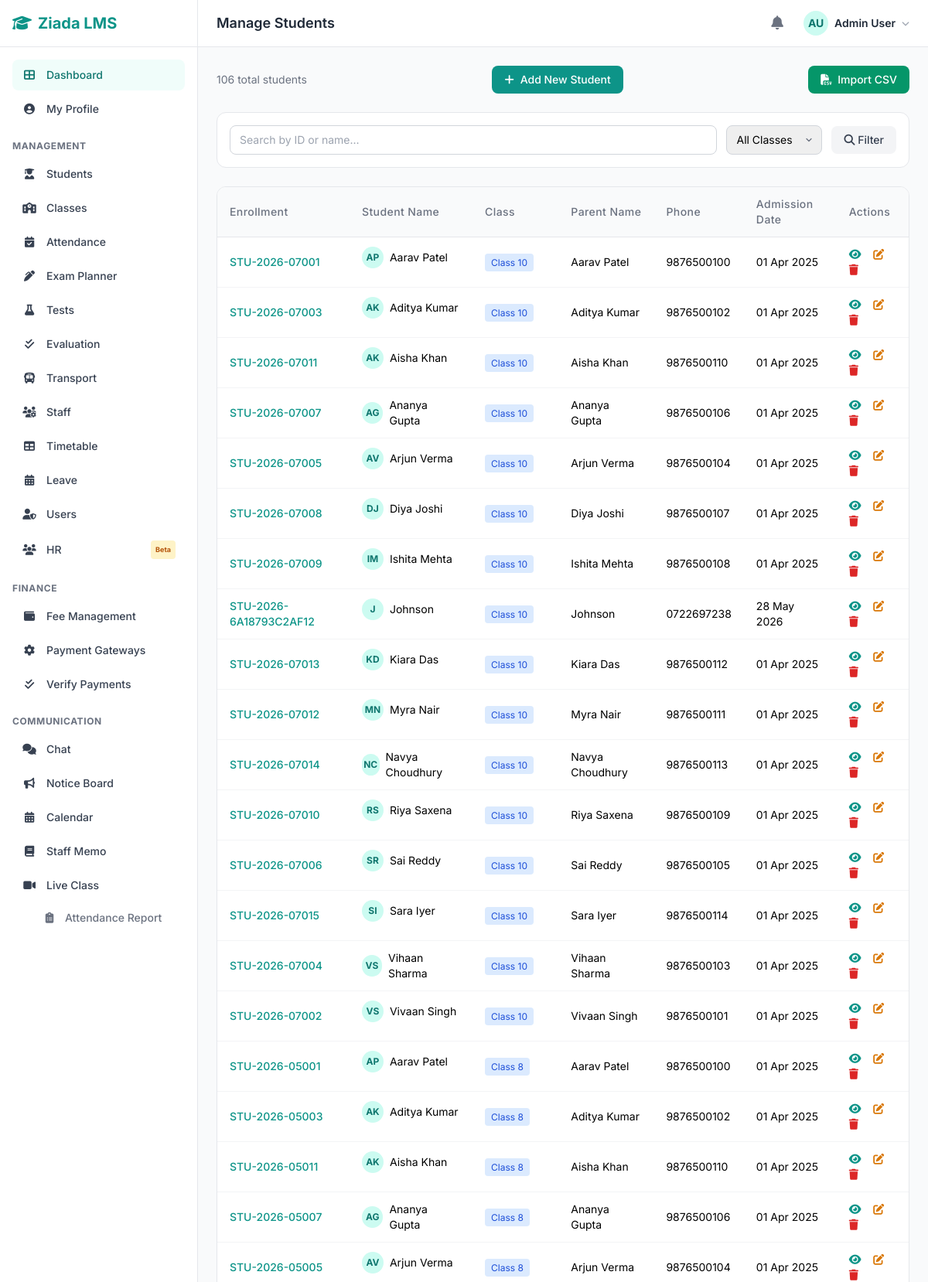
/modules/students/index.php (signed in, upper part), run on the app's committed database.
### tables this page shows
CREATE TABLE `users` (
  `id` int(11) NOT NULL,
  `username` varchar(50) NOT NULL,
  `email` varchar(100) NOT NULL,
  `password` varchar(255) NOT NULL,
  `full_name` varchar(100) NOT NULL,
  `phone` varchar(20) DEFAULT NULL,
  `role` enum('admin','teacher','student') NOT NULL DEFAULT 'student',
  `avatar` varchar(255) DEFAULT NULL,
  `is_active` tinyint(1) DEFAULT 1,
  `created_at` timestamp NOT NULL DEFAULT current_timestamp(),
  `updated_at` timestamp NOT NULL DEFAULT current_timestamp() ON UPDATE current_timestamp()
);

CREATE TABLE `students` (
  `id` int(11) NOT NULL,
  `user_id` int(11) DEFAULT NULL,
  `class_id` int(11) DEFAULT NULL,
  `enrollment_id` varchar(50) NOT NULL,
  `admission_date` date DEFAULT NULL,
  `date_of_birth` date DEFAULT NULL,
  `gender` enum('male','female','other') DEFAULT NULL,
  `blood_group` varchar(5) DEFAULT NULL,
  `address` text DEFAULT NULL,
  `city` varchar(100) DEFAULT NULL,
  `state` varchar(100) DEFAULT NULL,
  `pincode` varchar(10) DEFAULT NULL,
  `parent_name` varchar(100) DEFAULT NULL,
  `parent_phone` varchar(20) DEFAULT NULL,
  `parent_email` varchar(100) DEFAULT NULL,
  `guardian_name` varchar(100) DEFAULT NULL,
  `guardian_phone` varchar(20) DEFAULT NULL,
  `is_active` tinyint(1) DEFAULT 1,
  `created_at` timestamp NOT NULL DEFAULT current_timestamp()
);

CREATE TABLE `classes` (
  `id` int(11) NOT NULL,
  `name` varchar(100) NOT NULL,
  `category` varchar(50) NOT NULL,
  `section` varchar(10) DEFAULT NULL,
  `description` text DEFAULT NULL,
  `is_active` tinyint(1) DEFAULT 1,
  `created_at` timestamp NOT NULL DEFAULT current_timestamp()
);

### config/database.php (called while the page is built, shortened)
<?php
function db_connect() {
    $conn = new mysqli(DB_HOST, DB_USER, DB_PASS, DB_NAME);
    $conn->set_charset("utf8mb4");
    return $conn;
}
function db_query($sql, $params = []) {
    $conn = db_connect();
    if (!empty($params)) {
        $stmt = $conn->prepare($sql);
        if ($stmt) {
            $types = '';
            foreach ($params as $p) {
                if (is_int($p)) $types .= 'i';
                elseif (is_double($p)) $types .= 'd';
                else $types .= 's';
            }
            $stmt->bind_param($types, ...$params);
            $stmt->execute();
            $result = $stmt->get_result();
            return $result;
        }
    }
    $result = $conn->query($sql);
    return $result;
}
function db_get_row($sql, $params = []) {
    $result = db_query($sql, $params);
    return $result ? $result->fetch_assoc() : null;
}
function db_get_all($sql, $params = []) {
    $result = db_query($sql, $params);
    return $result ? $result->fetch_all(MYSQLI_ASSOC) : [];
}

### includes/session.php (called while the page is built, shortened)
<?php
require_once __DIR__ . '/../config/database.php';
function has_role(...$roles) {
    foreach ($roles as $role) {
        if (isset($_SESSION['user_role']) && $_SESSION['user_role'] === $role) return true;
    }
    return false;
}

### modules/students/index.php (the view, shortened to what this page needs)
<?php
require_once __DIR__ . '/../../includes/session.php';
require_once __DIR__ . '/../../includes/functions.php';
$search = $_GET['search'] ?? '';
$where = "WHERE 1=1";
$params = [];
$students = db_get_all("SELECT s.*, c.name as class_name, c.section as class_section FROM students s LEFT JOIN classes c ON s.class_id = c.id $where ORDER BY c.name, c.section, s.parent_name", $params);
include __DIR__ . '/../../includes/header.php';
?>
<div class="flex items-center justify-between mb-6">
    <div>
        <p class="text-sm text-gray-500"><?= count($students) ?> total students</p>
    </div>
    <?php if (has_role('admin')): ?>
    <a href="create.php" class="bg-teal-600 text-white px-4 py-2 rounded-lg text-sm font-medium hover:bg-teal-700 transition flex items-center gap-2">
        <i class="fas fa-plus"></i> Add New Student
    </a>
    <a href="import.php" class="bg-emerald-600 text-white px-4 py-2 rounded-lg text-sm font-medium hover:bg-emerald-700 transition flex items-center gap-2">
        <i class="fas fa-file-csv"></i> Import CSV
    </a>
    <?php endif; ?>
</div>
<div class="bg-white rounded-xl border border-gray-200 p-4 mb-6">
    <form method="GET" class="flex flex-wrap items-center gap-3">
        <div class="flex-1 min-w-[200px]">
            <input type="text" name="search" value="<?= sanitize($search) ?>" placeholder="Search by ID or name..."
                   class="w-full border border-gray-300 rounded-lg px-3 py-2 text-sm focus:ring-2 focus:ring-teal-500 outline-none">
        </div>
        <select name="class_id" class="border border-gray-300 rounded-lg px-3 py-2 text-sm focus:ring-2 focus:ring-teal-500 outline-none" onchange="this.form.submit()">
            <option value="">All Classes</option>
        </select>
        <button type="submit" class="bg-gray-100 text-gray-700 px-4 py-2 rounded-lg text-sm font-medium hover:bg-gray-200 transition">
            <i class="fas fa-search"></i> Filter
        </button>
    </form>
</div>
<div class="bg-white rounded-xl border border-gray-200 overflow-hidden">
    <table class="w-full text-sm">
        <thead>
            <tr class="bg-gray-50 border-b border-gray-200">
                <th class="text-left py-3 px-4 font-medium text-gray-500">Enrollment</th>
                <th class="text-left py-3 px-4 font-medium text-gray-500">Student Name</th>
                <th class="text-left py-3 px-4 font-medium text-gray-500">Class</th>
                <th class="text-left py-3 px-4 font-medium text-gray-500">Parent Name</th>
                <th class="text-left py-3 px-4 font-medium text-gray-500">Phone</th>
                <th class="text-left py-3 px-4 font-medium text-gray-500">Admission Date</th>
                <?php if (has_role('admin')): ?><th class="text-left py-3 px-4 font-medium text-gray-500">Actions</th><?php endif; ?>
            </tr>
        </thead>
        <tbody>
            <?php if (empty($students)): ?>
            <tr><td colspan="<?= has_role('admin') ? 7 : 6 ?>" class="py-12 text-center text-gray-400">
                <i class="fas fa-user-graduate text-4xl mb-3 block text-gray-300"></i>
                No students found.<?php if (has_role('admin')): ?> <a href="create.php" class="text-teal-600 hover:underline">Add your first student</a><?php endif; ?>
            </td></tr>
            <?php else: ?>
            <?php foreach ($students as $s): ?>
            <tr class="border-b border-gray-100 hover:bg-gray-50">
                <td class="py-3 px-4 font-medium text-teal-600"><?= sanitize($s['enrollment_id']) ?></td>
                <td class="py-3 px-4 flex items-center gap-2">
                    <?php if (!empty($s['profile_image'])): ?>
                        <img src="<?= upload_url($s['profile_image'], 'students') ?>" class="w-7 h-7 rounded-full object-cover">
                    <?php else: ?>
                        <span class="w-7 h-7 rounded-full bg-teal-100 flex items-center justify-center text-xs font-bold text-teal-700"><?= get_avatar($s['parent_name'] ?? 'S') ?></span>
                    <?php endif; ?>
                    <?= sanitize($s['parent_name'] ?? 'N/A') ?>
                </td>
                <td class="py-3 px-4"><span class="bg-blue-100 text-blue-700 text-xs px-2 py-1 rounded"><?= sanitize($s['class_name'] ?? 'N/A') ?><?= !empty($s['class_section']) ? ' · ' . sanitize($s['class_section']) : '' ?></span></td>
                <td class="py-3 px-4"><?= sanitize($s['parent_name'] ?? 'N/A') ?></td>
                <td class="py-3 px-4"><?= sanitize($s['parent_phone'] ?? 'N/A') ?></td>
                <td class="py-3 px-4"><?= $s['admission_date'] ? format_date($s['admission_date']) : 'N/A' ?></td>
                <?php if (has_role('admin')): ?>
                <td class="py-3 px-4">
                    <a href="view.php?id=<?= $s['id'] ?>" class="text-teal-600 hover:text-teal-800 mr-3" title="View"><i class="fas fa-eye"></i></a>
                    <a href="edit.php?id=<?= $s['id'] ?>" class="text-amber-600 hover:text-amber-800 mr-3" title="Edit"><i class="fas fa-edit"></i></a>
                    <a href="delete.php?id=<?= $s['id'] ?>" class="text-red-600 hover:text-red-800" title="Delete" data-confirm="Delete this student?"><i class="fas fa-trash"></i></a>
                </td>
                <?php endif; ?>
            </tr>
            <?php endforeach; ?>
            <?php endif; ?>
        </tbody>
    </table>
</div>
<?php include __DIR__ . '/../../includes/footer.php'; ?>

### includes/functions.php (shortened to what this page needs)
<?php
function sanitize($input) {
    return htmlspecialchars(strip_tags(trim($input)), ENT_QUOTES, 'UTF-8');
}
function format_date($date, $format = 'd M Y') {
    return date($format, strtotime($date));
}
function get_avatar($name, $photo = null, $subdir = 'avatars') {
    $initials = '';
    $parts = explode(' ', $name);
    foreach ($parts as $p) $initials .= strtoupper($p[0] ?? '');
    return substr($initials, 0, 2);
}
function user_avatar_html($user, $size = 'w-8 h-8', $text_size = 'text-sm') {
    $initial = get_avatar($user['full_name'] ?? 'U');
    return '<div class="' . $size . ' rounded-full bg-teal-100 flex items-center justify-center ' . $text_size . ' font-bold text-teal-700">' . $initial . '</div>';
}

### assets/css/style.css (style rules this page uses)
:root { --color-primary: #0d9488; --color-primary-hover: #0f766e; --color-primary-light: #f0fdfa; --color-primary-ring: rgba(13, 148, 136, 0.3); --font-sans: 'Inter', -apple-system, BlinkMacSystemFont, 'Segoe UI', Roboto, sans-serif; }
* { margin: 0; padding: 0; box-sizing: border-box; }
body { font-family: var(--font-sans); -webkit-font-smoothing: antialiased; }
input[type="text"], input[type="email"], input[type="password"], input[type="number"], input[type="tel"], input[type="url"], input[type="search"], input[type="date"], input[type="time"], input[type="datetime-local"], input[type="month"], input[type="week"], textarea { font-family: var(--font-sans); transition: border-color 0.15s ease, box-shadow 0.15s ease; }
select { font-family: var(--font-sans); appearance: none; background-repeat: no-repeat; background-position: right 10px center; padding-right: 32px !important; cursor: pointer; transition: border-color 0.15s ease, box-shadow 0.15s ease; }
button, .btn { cursor: pointer; font-family: var(--font-sans); transition: all 0.15s ease; }
table { border-collapse: separate; border-spacing: 0; }
th { font-weight: 600; letter-spacing: 0.03em; }
tbody tr { transition: background-color 0.12s ease; }

### data on the page
users: full_name "AU"
students: enrollment "STU-2026-07001", parent_name "AP", parent_name "Aarav Patel", class.name "Class 10", parent_phone "9876500100", admission_date "01 Apr 2025"
students: enrollment "STU-2026-07003", parent_name "AK", parent_name "Aditya Kumar", class.name "Class 10", parent_phone "9876500102", admission_date "01 Apr 2025"
students: enrollment "STU-2026-07011", parent_name "AK", parent_name "Aisha Khan", class.name "Class 10", parent_phone "9876500110", admission_date "01 Apr 2025"
students: enrollment "STU-2026-07007", parent_name "AG", parent_name "Ananya Gupta", class.name "Class 10", parent_phone "9876500106", admission_date "01 Apr 2025"
students: enrollment "STU-2026-07005", parent_name "AV", parent_name "Arjun Verma", class.name "Class 10", parent_phone "9876500104", admission_date "01 Apr 2025"
students: enrollment "STU-2026-07008", parent_name "DJ", parent_name "Diya Joshi", class.name "Class 10", parent_phone "9876500107", admission_date "01 Apr 2025"
students: enrollment "STU-2026-07009", parent_name "IM", parent_name "Ishita Mehta", class.name "Class 10", parent_phone "9876500108", admission_date "01 Apr 2025"
students: enrollment "STU-2026-6A18793C2AF12", parent_name "J", parent_name "Johnson", class.name "Class 10", parent_phone "0722697238", admission_date "28 May 2026"
students: enrollment "STU-2026-07013", parent_name "KD", parent_name "Kiara Das", class.name "Class 10", parent_phone "9876500112", admission_date "01 Apr 2025"
students: enrollment "STU-2026-07012", parent_name "MN", parent_name "Myra Nair", class.name "Class 10", parent_phone "9876500111", admission_date "01 Apr 2025"
students: enrollment "STU-2026-07014", parent_name "NC", parent_name "Navya Choudhury", class.name "Class 10", parent_phone "9876500113", admission_date "01 Apr 2025"
students: enrollment "STU-2026-07010", parent_name "RS", parent_name "Riya Saxena", class.name "Class 10", parent_phone "9876500109", admission_date "01 Apr 2025"
students: enrollment "STU-2026-07006", parent_name "SR", parent_name "Sai Reddy", class.name "Class 10", parent_phone "9876500105", admission_date "01 Apr 2025"
students: enrollment "STU-2026-07015", parent_name "SI", parent_name "Sara Iyer", class.name "Class 10", parent_phone "9876500114", admission_date "01 Apr 2025"
students: enrollment "STU-2026-07004", parent_name "VS", parent_name "Vihaan Sharma", class.name "Class 10", parent_phone "9876500103", admission_date "01 Apr 2025"
students: enrollment "STU-2026-07002", parent_name "VS", parent_name "Vivaan Singh", class.name "Class 10", parent_phone "9876500101", admission_date "01 Apr 2025"
students: enrollment "STU-2026-05001", parent_name "AP", parent_name "Aarav Patel", class.name "Class 8", parent_phone "9876500100", admission_date "01 Apr 2025"
students: enrollment "STU-2026-05003", parent_name "AK", parent_name "Aditya Kumar", class.name "Class 8", parent_phone "9876500102", admission_date "01 Apr 2025"
students: enrollment "STU-2026-05011", parent_name "AK", parent_name "Aisha Khan", class.name "Class 8", parent_phone "9876500110", admission_date "01 Apr 2025"
students: enrollment "STU-2026-05007", parent_name "AG", parent_name "Ananya Gupta", class.name "Class 8", parent_phone "9876500106", admission_date "01 Apr 2025"
students: enrollment "STU-2026-05005", parent_name "AV", parent_name "Arjun Verma", class.name "Class 8", parent_phone "9876500104", admission_date "01 Apr 2025"

### other printed values
$page_title "Manage Students"
get_user_name() "Admin User"
count($students) "106"
